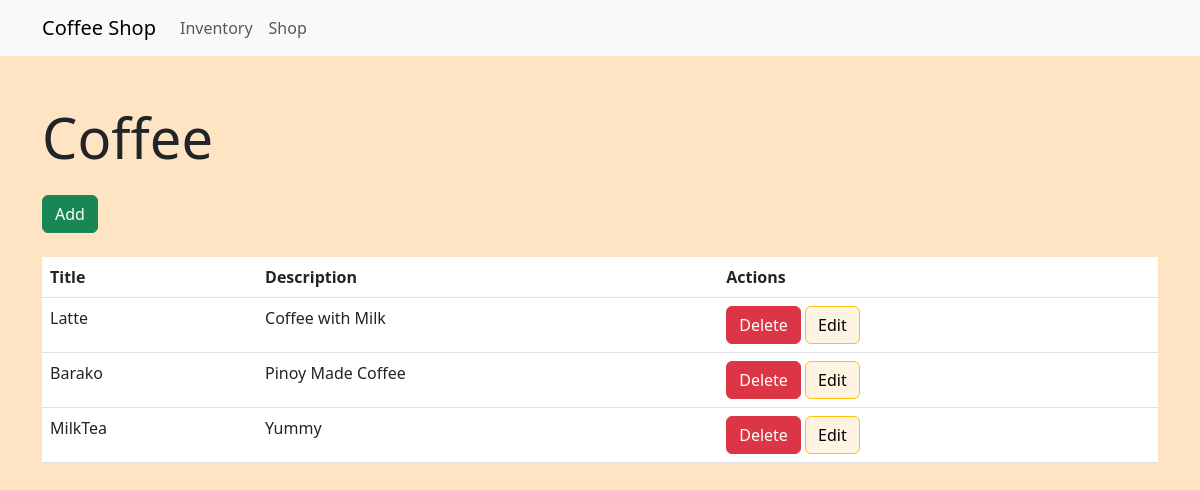
The app's page /inventory/, older data.
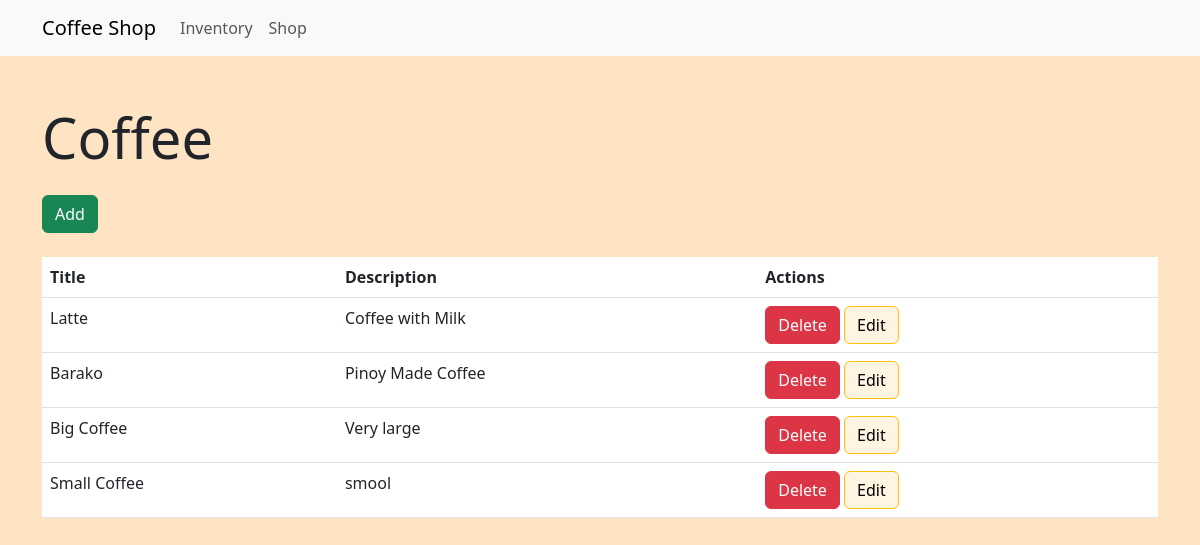
The same page, newer data.
### inventory/models.py (models this page shows, shortened)
class CoffeeName(models.Model):
    title = models.CharField(max_length=100)
    description = models.TextField(null=True, blank=True)
    price = models.DecimalField(null=True, max_digits=10, decimal_places=2)
    created = models.DateTimeField(auto_now_add=True)

### inventory/views.py (the view)
# urls.py: path("", coffeeList.as_view(), name="coffeeNames"),
class coffeeList(ListView):
    model = CoffeeName
    context_object_name = 'coffee_names'

### inventory/templates/inventory/coffeename_list.html (shortened to what this page needs)
<!DOCTYPE html>
<html lang="en">
<head>
    <link href="https://cdn.jsdelivr.net/npm/bootstrap@5.3.0/dist/css/bootstrap.min.css" rel="stylesheet">
</head>
<body style="background-color: bisque;">
    <nav class="navbar navbar-expand-lg navbar-light bg-light">
        <div class="container">
            <a class="navbar-brand" href="#">Coffee Shop</a>
            <div class="collapse navbar-collapse" id="navbarNav">
                <ul class="navbar-nav ml-auto">
                    <li class="nav-item">
                        <a class="nav-link" href="#">Inventory</a>
                    </li>
                    <li class="nav-item">
                        <a class="nav-link" href="{% url 'products_list' %}">Shop</a>
                    </li>
                </ul>
            </div>
        </div>
    </nav>
    <div class="container mt-5">
        <h1 class="display-4 mb-4">Coffee</h1>
        <a href="{% url 'addCoffee' %}" class="btn btn-success mb-4">Add</a>
        <table class="table">
            <thead>
                <tr>
                    <th scope="col">Title</th>
                    <th scope="col">Description</th>
                    <th scope="col">Actions</th>
                </tr>
            </thead>
            <tbody style="background-color: antiquewhite;">
                {% for coffee in object_list %}
                    <tr>
                        <td>{{ coffee.title }}</td>
                        <td>{{ coffee.description }}</td>
                        <td>
                            <a href="{% url 'deleteCoffee' coffee.id %}" class="btn btn-danger">Delete</a>
                            <a href="{% url 'updateCoffee' coffee.id %}" class="btn btn-warning" style="background-color: #fff3e2;">Edit</a>
                        </td>
                    </tr>
                {% empty %}
                    <tr>
                        <td colspan="3"><p class="small">No items</p></td>
                    </tr>
                {% endfor %}
            </tbody>
        </table>
    </div>
</body>
</html>

Row changes from the older to the newer data that the page shows:
removed CoffeeName: title "MilkTea", description "Yummy"
added CoffeeName: title "Big Coffee", description "Very large"
added CoffeeName: title "Small Coffee", description "smool"
